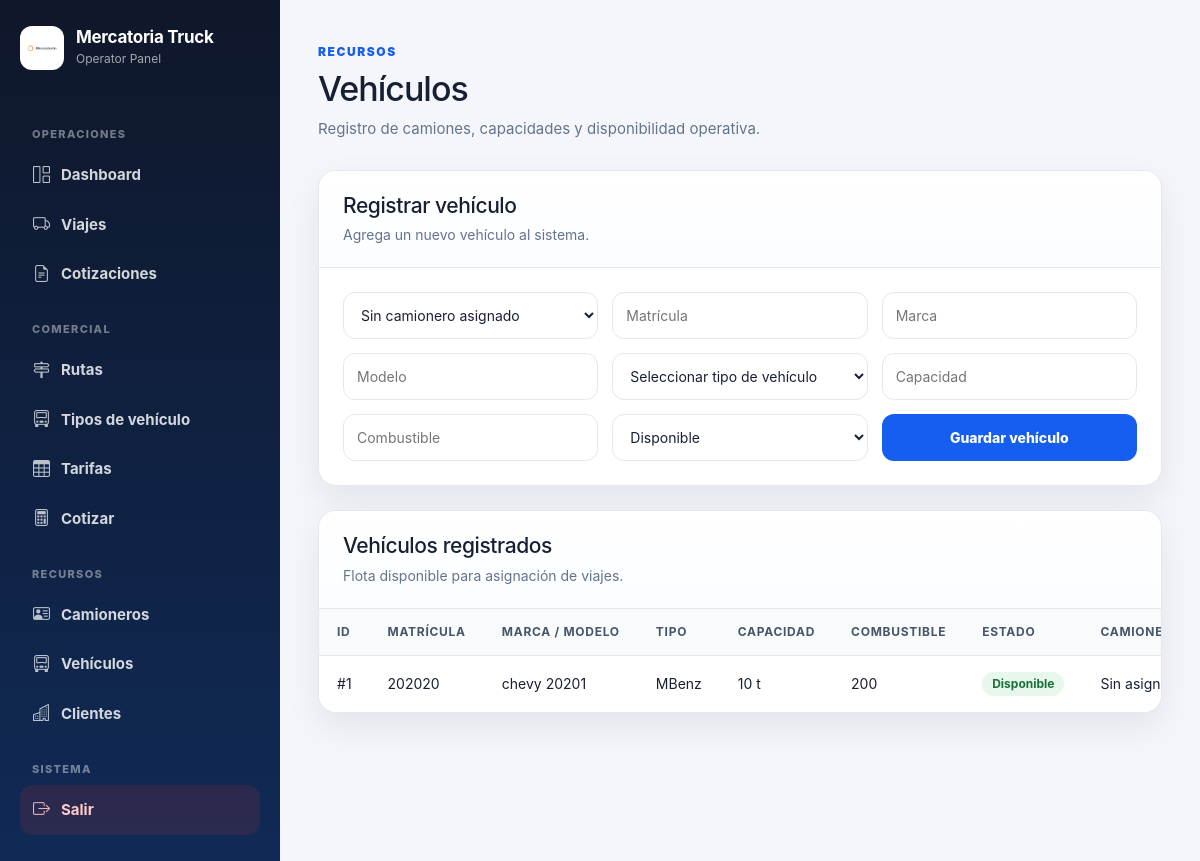
The page /vehiculos on the database its author committed.
### tables this page shows
CREATE TABLE vehiculos (
        id INTEGER PRIMARY KEY AUTOINCREMENT,
        camionero_id INTEGER,
        matricula TEXT,
        marca TEXT,
        modelo TEXT,
        tipo TEXT,
        capacidad TEXT,
        combustible TEXT,
        estado TEXT DEFAULT 'Disponible',
        activo INTEGER DEFAULT 1,
        fecha_creacion TEXT DEFAULT CURRENT_TIMESTAMP
    , tipo_vehiculo_id INTEGER, placa TEXT);

### routes/vehiculos.py (the view, shortened to what this page needs)
@vehiculos_bp.route("/vehiculos", methods=["GET", "POST"])
def vehiculos():
    conexion = conectar()
    cursor = conexion.cursor()
    cursor.execute("""
        SELECT id, nombre
        FROM camioneros
        WHERE activo = 1
        ORDER BY nombre ASC
    """)
    camioneros = cursor.fetchall()
    cursor.execute("""
        SELECT nombre
        FROM tipos_vehiculo
        WHERE activo = 1
        ORDER BY nombre ASC
    """)
    tipos_vehiculo = cursor.fetchall()
    cursor.execute("""
        SELECT
            v.id,
            v.matricula,
            v.marca,
            v.modelo,
            v.tipo,
            v.capacidad,
            v.combustible,
            v.estado,
            c.nombre
        FROM vehiculos v
        LEFT JOIN camioneros c ON c.id = v.camionero_id
        WHERE v.activo = 1
        ORDER BY v.id DESC
    """)
    vehiculos_guardados = cursor.fetchall()
    conexion.close()
    return render_template(
        "vehiculos.html",
        vehiculos=vehiculos_guardados,
        camioneros=camioneros,
        tipos_vehiculo=tipos_vehiculo
    )

### database.py (called while the page is built)
def conectar():
    con = sqlite3.connect(DATABASE_NAME)
    con.row_factory = sqlite3.Row
    return con

### templates/vehiculos.html (shortened to what this page needs)
{% extends "admin/base_admin.html" %}
{% block contenido %}
<div class="page-header">
    <div>
        <span class="eyebrow">Recursos</span>
        <h1>Vehículos</h1>
        <p>Registro de camiones, capacidades y disponibilidad operativa.</p>
    </div>
</div>
<section class="panel">
    <div class="panel-header">
        <div>
            <h2>Registrar vehículo</h2>
            <p>Agrega un nuevo vehículo al sistema.</p>
        </div>
    </div>
    <form method="POST" class="form-grid">
        <select name="camionero_id">
            <option value="">Sin camionero asignado</option>
        </select>
        <input type="text" name="matricula" placeholder="Matrícula" required>
        <input type="text" name="marca" placeholder="Marca">
        <input type="text" name="modelo" placeholder="Modelo">
        <select name="tipo" required>
            <option value="">Seleccionar tipo de vehículo</option>
        </select>
        <input type="text" name="capacidad" placeholder="Capacidad" required>
        <input type="text" name="combustible" placeholder="Combustible" required>
        <select name="estado">
            <option value="Disponible">Disponible</option>
        </select>
        <button type="submit" class="btn-submit">Guardar vehículo</button>
    </form>
</section>
<section class="panel panel-spaced">
    <div class="panel-header">
        <div>
            <h2>Vehículos registrados</h2>
            <p>Flota disponible para asignación de viajes.</p>
        </div>
    </div>
    <div class="table-wrapper">
        <table class="data-table">
            <thead>
                <tr>
                    <th>ID</th>
                    <th>Matrícula</th>
                    <th>Marca / Modelo</th>
                    <th>Tipo</th>
                    <th>Capacidad</th>
                    <th>Combustible</th>
                    <th>Estado</th>
                    <th>Camionero</th>
                </tr>
            </thead>
            <tbody>
                {% for v in vehiculos %}
                <tr>
                    <td>#{{ v[0] }}</td>
                    <td>{{ v[1] }}</td>
                    <td>{{ v[2] }} {{ v[3] }}</td>
                    <td>{{ v[4] }}</td>
                    <td>{{ v[5] }}</td>
                    <td>{{ v[6] }}</td>
                    <td>
                        <span class="badge badge-vehiculo {{ v[7]|lower|replace(' ', '-') }}">
                            {{ v[7] }}
                        </span>
                    </td>
                    <td>{{ v[8] if v[8] else "Sin asignar" }}</td>
                </tr>
                {% else %}
                <tr>
                    <td colspan="8" class="empty-state">No hay vehículos registrados.</td>
                </tr>
                {% endfor %}
            </tbody>
        </table>
    </div>
</section>
{% endblock %}

### static/css/admin.css (style rules this page uses)
:root { --bg: #f4f6fb; --panel: #ffffff; --panel-soft: #f8fafc; --text: #172033; --muted: #64748b; --primary: #155eef; --primary-dark: #0f3ea8; --border: #e5e7eb; --danger: #dc2626; --success: #16a34a; --warning: #f59e0b; --info: #0891b2; --sidebar: #0f172a; --sidebar-soft: #102a56; --shadow: 0 14px 35px rgba(15, 23, 42, 0.08); --radius: 18px; }
* { box-sizing: border-box; }
body { margin: 0; font-family: Inter, "Segoe UI", Arial, sans-serif; background: var(--bg); color: var(--text); }
.page-header { display: flex; justify-content: space-between; align-items: flex-start; gap: 22px; margin-bottom: 30px; }
.eyebrow { display: inline-flex; margin-bottom: 8px; color: var(--primary); font-size: 12px; font-weight: 900; text-transform: uppercase; letter-spacing: 0.13em; }
.page-header h1 { margin: 0; font-size: 34px; letter-spacing: -1px; }
.page-header p { margin: 8px 0 0; color: var(--muted); font-size: 15px; }
.panel { background: var(--panel); border: 1px solid var(--border); border-radius: var(--radius); box-shadow: var(--shadow); overflow: hidden; }
.panel-header { padding: 22px 24px; border-bottom: 1px solid var(--border); background: linear-gradient(180deg, #ffffff 0%, #fbfdff 100%); }
.panel-header h2 { margin: 0; font-size: 21px; letter-spacing: -0.4px; }
.panel-header p { margin: 6px 0 0; color: var(--muted); font-size: 14px; }
.table-wrapper { width: 100%; overflow-x: auto; }
.data-table { width: 100%; border-collapse: collapse; background: var(--panel); }
.data-table th { background: var(--panel-soft); color: #475569; padding: 14px 18px; text-align: left; font-size: 12px; text-transform: uppercase; letter-spacing: 0.06em; border-bottom: 1px solid var(--border); white-space: nowrap; }
.data-table td { padding: 16px 18px; border-bottom: 1px solid var(--border); font-size: 14px; vertical-align: middle; }
.data-table tr:last-child td { border-bottom: none; }
.badge { display: inline-flex; align-items: center; padding: 6px 10px; border-radius: 999px; background: #eef2ff; color: #3730a3; font-size: 12px; font-weight: 850; white-space: nowrap; }
.panel-spaced { margin-top: 24px; }
.form-grid { padding: 24px; display: grid; grid-template-columns: repeat(auto-fit, minmax(220px, 1fr)); gap: 14px; }
.form-grid input, .form-grid select { width: 100%; padding: 12px 13px; border: 1px solid var(--border); border-radius: 12px; background: white; font-size: 14px; color: var(--text); }
.btn-submit { border: none; border-radius: 12px; background: var(--primary); color: white; font-size: 14px; font-weight: 800; cursor: pointer; padding: 12px 16px; }

### templates/vehiculos.html (style rules this page uses)
.badge-vehiculo { display: inline-block; padding: 6px 10px; border-radius: 999px; font-size: 12px; font-weight: 700; }
.badge-vehiculo.disponible { background: #e7f7ec; color: #18713a; }

### rows shown on the page
vehiculos: id "1", matricula "202020", marca "chevy", modelo "20201", tipo "MBenz", capacidad "10 t", combustible "200", estado "Disponible", v "Sin…"
